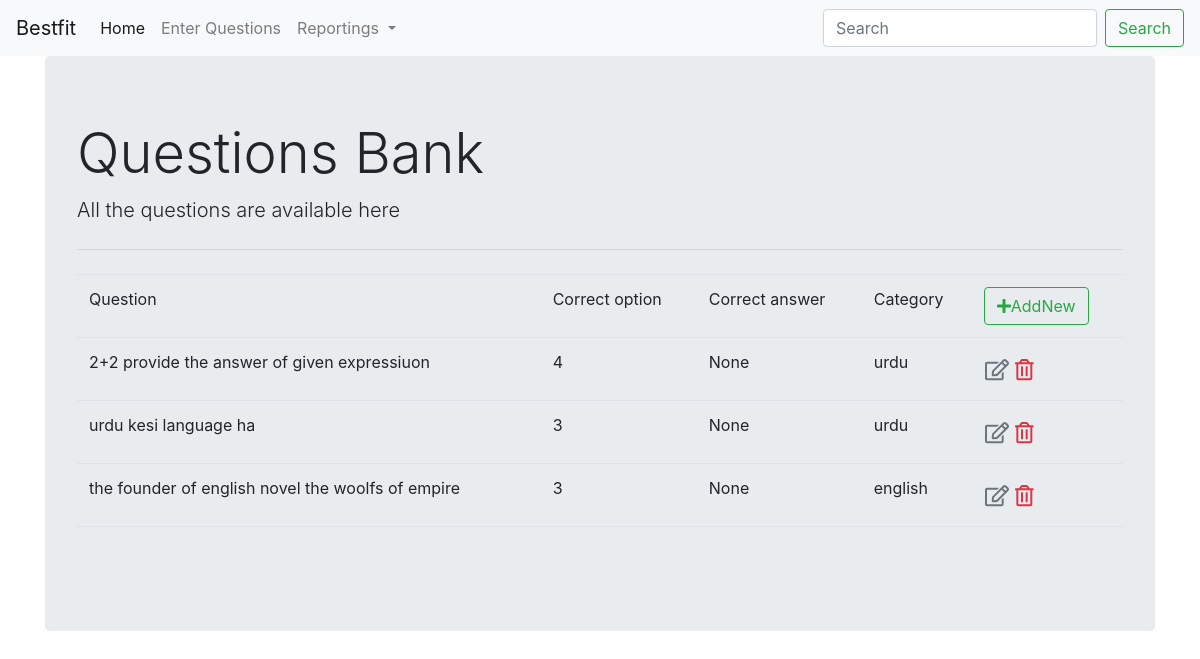
/home/questionbank, run on an earlier commit of the app's database.
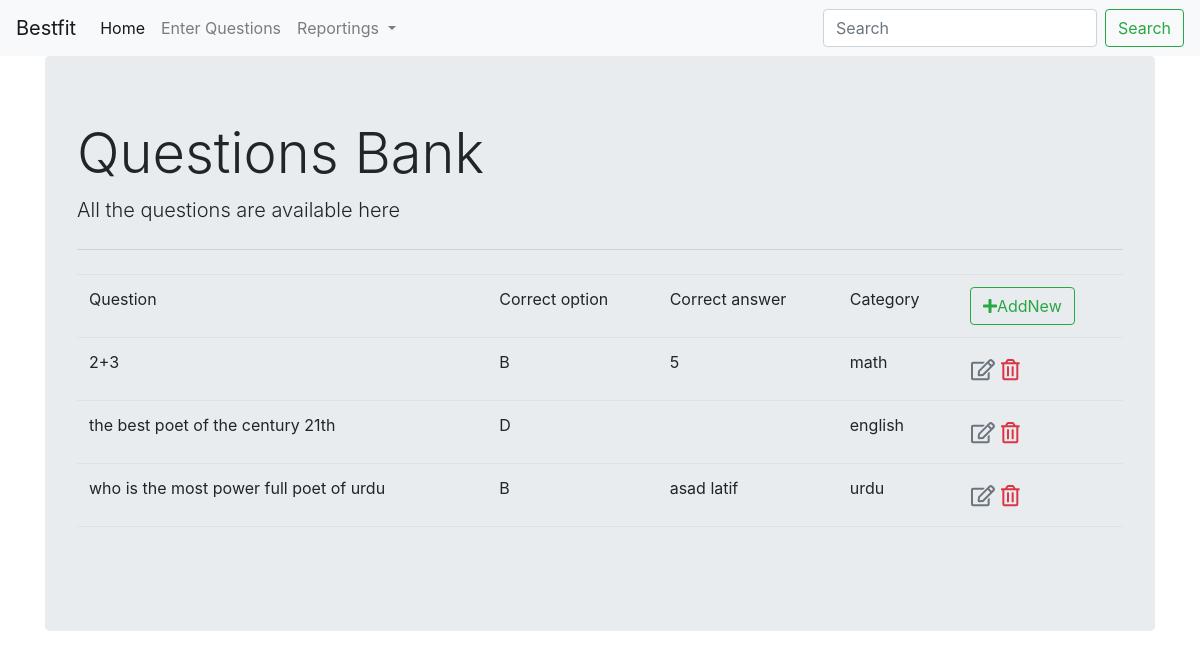
And on a later commit of the database.
### besfit/models.py (models this page shows)
class questions(models.Model):
    answer_choices=(("A","A"),("B","B"),("C","C"),("D","D"))
    category_type= (
    ("english", "english"), ("urdu", "urdu"), ("math", "math"))
    category=models.CharField(max_length=100,choices=category_type)
    question=models.CharField(max_length=200,default="")
    A=models.CharField(max_length=100,blank=True)
    B = models.CharField(max_length=100,blank=True)
    C = models.CharField(max_length=100,blank=True)
    D = models.CharField(max_length=100,blank=True)
    correct_answer = models.CharField(max_length=2,choices=answer_choices)

### besfit/views.py (the view)
# urls.py: path('questionbank',views.viewquestions,name='select_questions'),
def viewquestions(request):
     questionall={'questionall':questions.objects.annotate(
        correct_answer_option=Case(
            When(correct_answer='A',then="A"),
            When(correct_answer='B',then="B"),
            When(correct_answer='C', then="C"),
            When(correct_answer='D', then="D"),
            output_field=CharField()
        )
    )}
     return render(request,'questionbank.html',questionall)

### besfit/templates/questionbank.html (shortened to what this page needs)
{%extends 'master.html'%}
{%block contentholder%}
<div class="jumbotron">
  <h1 class="display-4">Questions Bank</h1>
  <p class="lead">All the questions are available here </p>
  <hr class="my-4">
  <table id="questionbanktable" class="Datatable table table-border-less ">
      <thead>
          <tr>
              <td>Question</td>
              <td>Correct option</td>
              <td>Correct answer</td>
              <td>Category</td>
              <td>
                  <a href="enterquestions" class="btn btn-outline-success ">
                  <i class=" fas fa-plus"></i>AddNew
              </a>
              </td>
          </tr>
      </thead>
      <tbody>
      {%for question in questionall %}
      <tr>
          <td>{{question.question}}  </td>
          <td>{{question.correct_answer}}  </td>
          <td>{{question.correct_answer_option}}  </td>
          <td>{{question.category}}  </td>
               <td><a  href="{% url 'update_question' question.id %}" class=" btn text-secondary px-0"><i class="far fa-edit fa-lg"></i></a>
            <a  href="{% url 'delete_question' question.id %}" class=" btn text-secondary px-0"><i class="far fa-trash-alt fa-lg text-danger"></i></a>
          </td>
      </tr>
{%endfor%}
      </tbody>
      <tfoot>
      <tr>
          <td></td>
             <td></td>
             <td></td>
             <td></td>
          <td></td>
      </tr>
      </tfoot>
  </table>
</div>
{% endblock %}

### templates/master.html (shortened to what this page needs)
<!doctype html>
<html lang="en">
  <head>
{% load static %}
    <link rel="stylesheet" href="https://stackpath.bootstrapcdn.com/bootstrap/4.4.1/css/bootstrap.min.css">
    <link rel="stylesheet" href="https://cdnjs.cloudflare.com/ajax/libs/font-awesome/5.11.2/css/all.min.css">
    <link rel="stylesheet" href="https://cdnjs.cloudflare.com/ajax/libs/font-awesome/5.11.2/css/fontawesome.min.css">
     <link rel="stylesheet" type="text/css" href="https://cdn.datatables.net/1.10.20/css/jquery.dataTables.css">
  </head>
<nav class="navbar navbar-expand-lg navbar-light bg-light">
  <a class="navbar-brand" href="#">Bestfit</a>
  <div class="collapse navbar-collapse" id="navbarSupportedContent">
    <ul class="navbar-nav mr-auto">
      <li class="nav-item active">
        <a class="nav-link" href="home">Home <span class="sr-only">(current)</span></a>
      </li>
      <li class="nav-item">
        <a class="nav-link" href=enterquestions>Enter Questions</a>
      </li>
      <li class="nav-item dropdown">
        <a class="nav-link dropdown-toggle" href="#" id="navbarDropdown" role="button" data-toggle="dropdown" aria-haspopup="true" aria-expanded="false">
          Reportings
        </a>
      </li>
      <li class="nav-item">
        <a class="nav-link disabled" href="#" tabindex="-1" aria-disabled="true"></a>
      </li>
    </ul>
    <form class="form-inline my-2 my-lg-0">
      <input class="form-control mr-sm-2" type="search" placeholder="Search" aria-label="Search">
      <button class="btn btn-outline-success my-2 my-sm-0" type="submit">Search</button>
    </form>
  </div>
</nav>
  <body>
  <div class="container">
    {%block contentholder%}
    {% endblock%}
  </div>
  </body>
</html>

What changed in the data, as far as the page shows it:
removed questions: question "2+2 provide the answer of given expressiuon", correct_answer "4", correct_answer_option "None", category "urdu"
removed questions: question "urdu kesi language ha", correct_answer "3", correct_answer_option "None", category "urdu"
removed questions: question "the founder of english novel the woolfs of empire", correct_answer "3", correct_answer_option "None", category "english"
added questions: question "2+3", correct_answer "B", correct_answer_option "5", category "math"
added questions: question "the best poet of the century 21th", correct_answer "D", category "english"
added questions: question "who is the most power full poet of urdu", correct_answer "B", correct_answer_option "asad latif", category "urdu"
